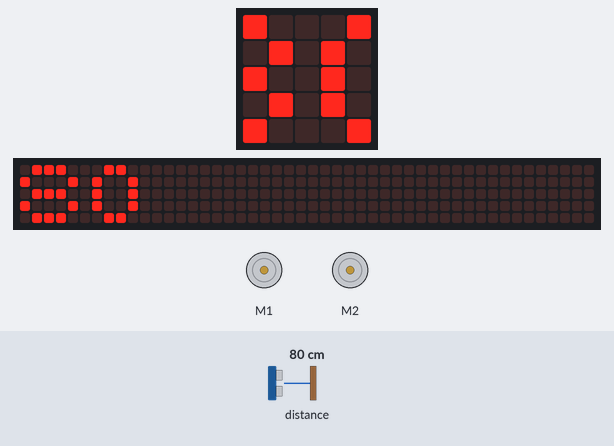
The program below on a simulated BBC micro:bit (MakeCode). Parts: the board's 5×5 LED display, a strip that is not on the board, showing the scrolling text unrolled, 2 × DC motor (green arrow = forward, orange = backward, longer = faster). Inputs (shaded band) come from the test bench; at power-on: distance to the obstacle 80 cm. The 48×5 strip is a reading aid, not a part: it shows the text the display is scrolling, unrolled, one strip-width of it at a time.

Above: at 1.28 s.
1.3 s: distance to the obstacle set to 2 cm
At 4.6 s:
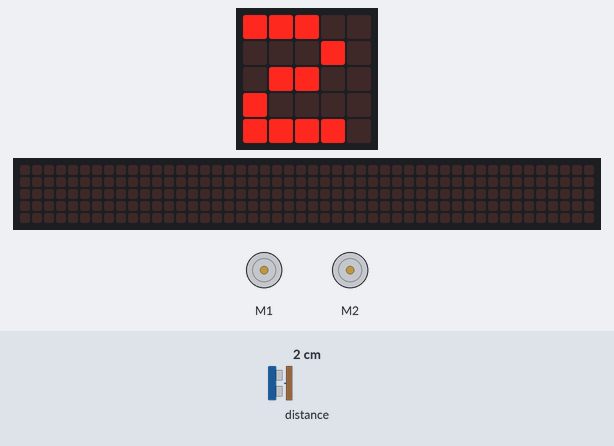
4.9 s: distance to the obstacle set to 18 cm
At 7.59 s:
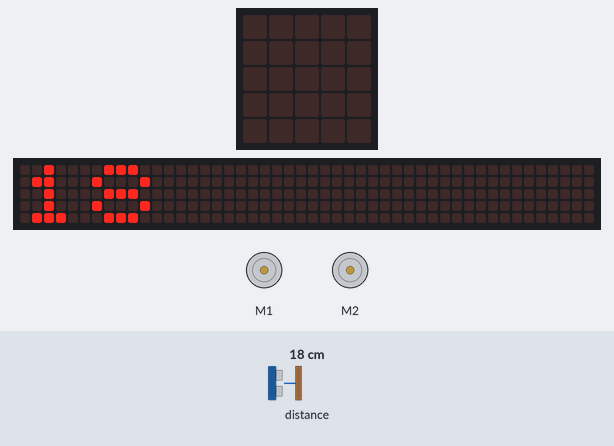
8.5 s: distance to the obstacle set to 4 cm
At 11.0 s:
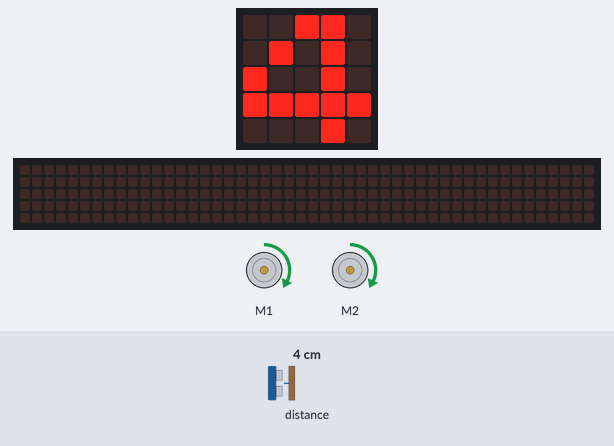
Timing chart, 0 to 12.7 s (numbered marks = the images above; inputs shaded):
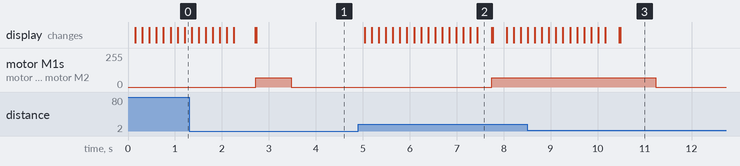

Measured:
- after the input at 4.9 s, motor M1, motor M2: stopped → forward 70/255 after 2.8 s; the display: first changes after 0.14 s (image 2 shows a later state)
- after the input at 8.5 s, motor M1, motor M2: forward 70/255 → stopped after 2.7 s

The program:

main.ts
```typescript
let Distancia = 0
basic.forever(function () {
    Distancia = maqueen.Ultrasonic(PingUnit.Centimeters)
    basic.showNumber(Distancia)
    if (Distancia < 5) {
        maqueen.motorStop(maqueen.Motors.M1)
        maqueen.motorStop(maqueen.Motors.M2)
    }
    if (Distancia > 5) {
        maqueen.motorRun(maqueen.Motors.M1, maqueen.Dir.CW, 70)
        maqueen.motorRun(maqueen.Motors.M2, maqueen.Dir.CW, 70)
    }
})
```

test.ts
```typescript
// aquí va el archivo "tests"; esto no se compilará cuando este paquete se utilice como una extensión.
```
